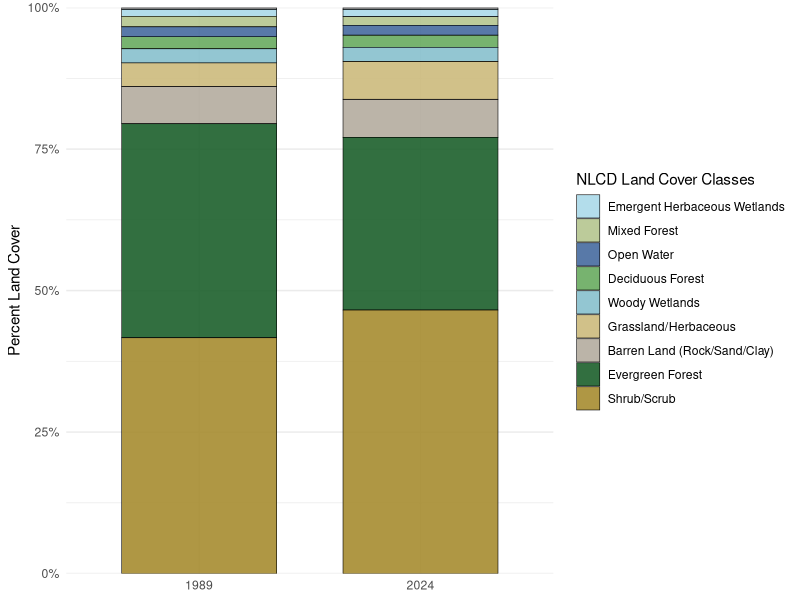

Generate this figure with R:
#Jason Gregg
#July 2026

#Script_6.R is for analysis and figuremaking based on previous scripts

#it uses csv files of pixel counts for two years nlcd data: 1989 and 2024 generated in Script_5.R

#First lets load the wilderness csv file and make tables and figures
# This includes pixel counts of nlcd classes for 1989 and 2024 for all wilderness areas to detect change

library(tidyverse)
library(terra)
library(dplyr)
library(purrr)
library(tidyr)
library(ggplot2)
library(forcats)
library(scales)

setwd("bioe515_wilderness_change/")

#Load CSV files

wilderness_pixcounts <- read.csv("outputs/appended_csv/wilderness_append.csv")
l2ecoreg_pixcounts <- read.csv("outputs/appended_csv/l2ecoreg_append.csv")
state_pixcounts <- read.csv("outputs/appended_csv/state_append.csv")


#Figure 1, stacked bar chart for 1989 and 2025

#This figure sums pixel counts across all wildernesses to show diference in top ten
#most common land cover classes across years in the form of bar charts.



###colors for top ten classes.

nlcd_colors <- c(
  "Shrub/Scrub" = "#a68c30",
  "Evergreen Forest" = "#1c5f2c",
  "Deciduous Forest" = "#68ab5f",
  "Grassland/Herbaceous" = "#ccba7c",
  "Mixed Forest" = "#b5c58f",
  "Woody Wetlands" = "#87c0cd",
  "Barren Land (Rock/Sand/Clay)" = "#b3ac9f",
  "Emergent Herbaceous Wetlands" = "#abd9e9",
  "Open Water" = "#466b9f"
)

# Top 10 classes based on total pixels across both years
top_classes <- wilderness_pixcounts %>%
  group_by(nlcd_class_name) %>%
  summarise(total_pixels = sum(pixel_count), .groups = "drop") %>%
  slice_max(total_pixels, n = 10) %>%
  pull(nlcd_class_name)

# Aggregate pixels first, then calculate percentages
plot_data <- wilderness_pixcounts %>%
  filter(nlcd_class_name %in% top_classes) %>%
  group_by(year, nlcd_class_name) %>%
  summarise(
    pixel_count = sum(pixel_count),
    .groups = "drop"
  ) %>%
  group_by(year) %>%
  mutate(percent = pixel_count / sum(pixel_count)) %>%
  ungroup()

# Order stack from largest (bottom) to smallest (top)
class_order <- plot_data %>%
  group_by(nlcd_class_name) %>%
  summarise(total_percent = sum(percent), .groups = "drop") %>%
  arrange(desc(total_percent)) %>%
  pull(nlcd_class_name)

plot_data <- plot_data %>%
  mutate(
    nlcd_class_name = factor(
      nlcd_class_name,
      levels = rev(class_order)
    )
  )

# Plot
ggplot(plot_data,
       aes(x = factor(year),
           y = percent,
           fill = nlcd_class_name)) +
  geom_col(
    width = 0.7,
    color = "black",
    linewidth = 0.2,
    alpha = 0.9
  ) +
  scale_y_continuous(
    labels = percent_format(accuracy = 1),
    limits = c(0, 1),
    expand = c(0, 0)
  ) +
  scale_fill_manual(values = nlcd_colors) +
  labs(
    x = NULL,
    y = "Percent Land Cover",
    fill = "NLCD Land Cover Classes"
  ) +
  theme_minimal()



###Table 1
####Now generate Table 1, showing each land cover class, their 1989 and 2024 pixel counts, pixel change
###and hectare lost or gained.

landcover_change_table <- wilderness_pixcounts %>%
  group_by(nlcd_class_name, year) %>%
  summarise(
    pixel_count = sum(pixel_count),
    .groups = "drop"
  ) %>%
  pivot_wider(
    names_from = year,
    values_from = pixel_count,
    names_prefix = "pixels_"
  ) %>%
  mutate(
    pixel_change = pixels_2024 - pixels_1989,
    hectare_change = pixel_change * 0.09
  ) %>%
  arrange(desc(pixels_1989))

landcover_change_table


#########Table 2

###Based on the wilderness_pixcounts csv, Table 2 ranks the wilderness areas 
#that have experienced the most pixel turnover and creates a simple bar chart
